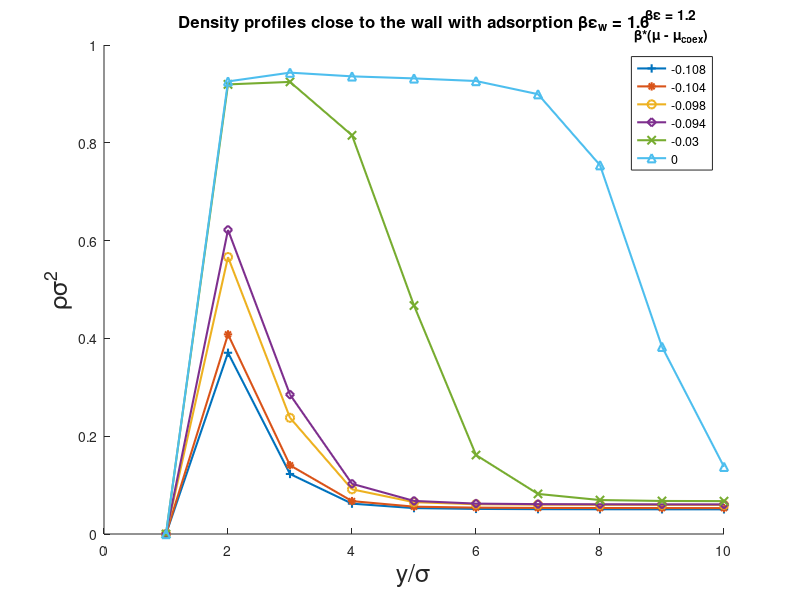

The MATLAB script that drew this image:
% [Starter code for Problem 8]

% ------------------------------------------------------------
% Solving the bulk with an inhomogeneous iterative method
% ------------------------------------------------------------

clear; clc; close all;

% Parameters:
z_nn = 4;   % Number of nearest-neighbour in lattice (square = 4).
z_nnn = 4;  % Number of next-nearest-neighbours in lattice (square = 4).
Lx = 4;    % Number of sites along x-axis. Was 40
Ly = 20;    % Number of sites along y-axis. Was 40
sigma = 1;  % Size of a site (defines our units of length).
mu_coex = -2.5;
beta = 1.2; % Inverse temperature beta*epsilon.
% mu = [-2.67, -2.6, -2.53, -2.5];     % Chemical potential mu/epsilon.
marker = ['+', '*', 'o', 'd', 'x', '^']
% mu = mu_coex - [0.17, 0.104, 0.03, 0].*beta;
mu = mu_coex - [0.2, 0.17, 0.10, 0.09, 0.03, 0];
% mu = mu_coex - [0.2,0.104,0.1,0.04,0.004,0].*beta; % Chemical potential mu/epsilon.
% marker = ['+', '*', 'o', 'd', 'x', '^']
% mu = [-2.53]
% marker = ['+']
J = linspace(1, 10, 10);             %J points for the line graph plot

potential = zeros(Ly);
gamma = zeros(Ly, length(mu));
bew = 1.6;                      %wall attraction constant
k = 1;                              %wall depth

rho_0 = 0.4;                        % Initial density.
tol = 1e-12;                        % Convergence tolerance.
count = 30000;                      % Upper limit for iterations.
alpha = 0.01;                       % Mixing parameter.

rho = rho_0*ones(Ly); % Initialise rho to the starting guess(i-th rho_old) in Eq(47)
rho_rhs = zeros(Ly);  % Initialise rho_new to zeros.

figure(1);
hold on;
for i=1:length(mu)
    conv = 1; cnt = 1; % Convergence value and counter.
    
    %Solve equations iteratively:
    while conv>=tol && cnt<count
        cnt = cnt + 1; % Increment counter.
        %Loop over all lattice sites:
        for j=1:Ly
            %Defining the Lennard-Jones potential
            if j<k
                potential(j) = 1000000000;
            else
                potential(j) = -bew*(j-k).^(-3); 
            end
            %Handle the periodic boundaries for x and y:
            %left = mod((i-1)-1,Lx) + 1; % i-1, maps 0 to Lx.
            %right = mod((i+1)-1,Lx) + 1; % i+1, maps Lx+1 to 1.
            if j<k+1 %depth of wall
                rho_rhs(j) = 0;
                rho(j) = 0;
            elseif j<(20+k)
                rho_rhs(j) = (1 - rho(j))*exp((beta*((3/2)*rho(j-1) + (3/2)*rho(j+1) + 2*rho(j) + mu(i)) - potential(j)));
            else
                rho_rhs(j) = rho_rhs(j-1);
            end
%             disp(j);
        end
            
        conv = sum(sum((rho - rho_rhs).^2));   % Convergence value is the sum of the differences between new and current solution.
        rho = alpha*rho_rhs + (1 - alpha)*rho; % Mix the new and current solutions for next iteration.
       
    end
%     disp(i);
    
    disp(['conv = ' num2str(conv) ' cnt = ' num2str(cnt)]); % Display final answer.
    plot(rho(1:10), 'LineStyle', '-', 'Marker', marker(i), 'LineWidth', 1.5);
end
hold off;
xlabel('y/\sigma','FontSize', 18); ylabel('\rho\sigma^2','FontSize', 18);

leg = legend('-2.6667', '-2.6000', '-2.5333', '-2.5000' );
leg = legend('-0.108', '-0.104', '-0.098', '-0.094', '-0.03', '0' );
% legend({['\mu/\epsilon = ' num2str(mu) ,' , ', '\beta\epsilon = ' num2str(beta)]});
% legend({['\mu/\epsilon = ' num2str(mu) ,' , ', '\beta\epsilon = ' num2str(beta)]},'Location','northwest');

% leg = legend('-0.2', '-0.104', '-0.1', '-0.04', '0.004', '0');
% title(leg, {['\beta\epsilon = ' num2str(beta)], ['\beta*(\mu - \mu_{coex}) = ']});
% title(leg, {['\beta\epsilon = ' num2str(beta)], ['\mu/\epsilon = ']});
title(leg, {['\beta\epsilon = ' num2str(beta)], ['\beta*(\mu - \mu_{coex})']});

% title(leg, {['\beta\epsilon = ' num2str(beta)]});
% title('Density profiles close to the wall(1D)','FontSize', 15)
title({['Density profiles close to the wall with adsorption \beta\epsilon_w = ' num2str(bew)]},'FontSize', 12)
% xlim([1 inf])

% figure(2)
% pcolor(rho');
% % title('Density profiles close to the wall(1D)','FontSize', 15)
% xlabel('y/\sigma','FontSize', 18); ylabel('x/\sigma','FontSize', 18);
% h = colorbar;
% h.Label.String = '\rho\sigma^2';
% h.Label.FontSize = 18;
% ylim([1 4])
% title({['Density profiles close to the wall(2D) \beta\epsilon_w = ' num2str(bew)]},'FontSize', 12)
